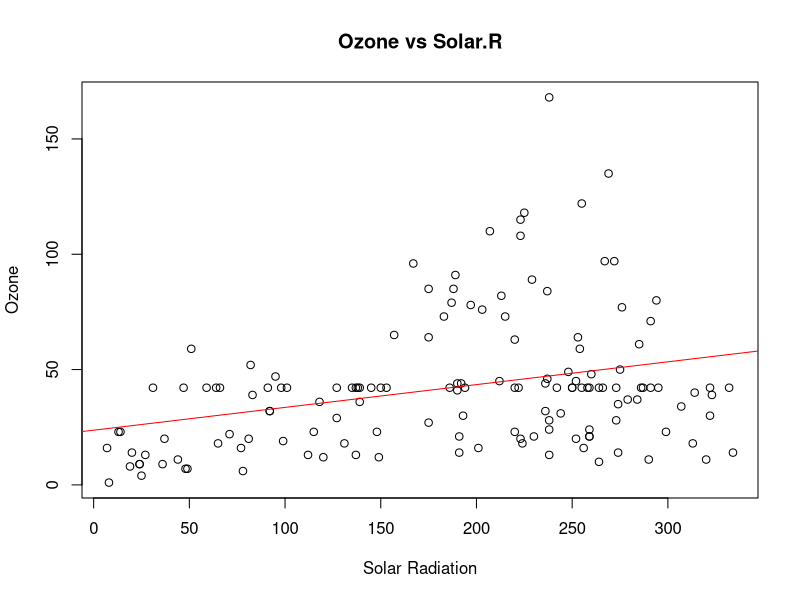

This chart was generated by the following R code:
# Experiment 34: Missing values + Linear Regression
data("airquality")
for (col in names(airquality)) {
  missing_ratio <- sum(is.na(airquality[[col]])) / nrow(airquality)
  if (missing_ratio < 0.1) {
    airquality <- airquality[!is.na(airquality[[col]]), ]
  } else {
    airquality[[col]][is.na(airquality[[col]])] <- mean(airquality[[col]], na.rm = TRUE)
  }
}

# Linear regression (least squares)
model <- lm(Ozone ~ Solar.R, data = airquality)
print(summary(model))

# Scatter plot with regression line
plot(airquality$Solar.R, airquality$Ozone, main="Ozone vs Solar.R", xlab="Solar Radiation", ylab="Ozone")
abline(model, col = "red")